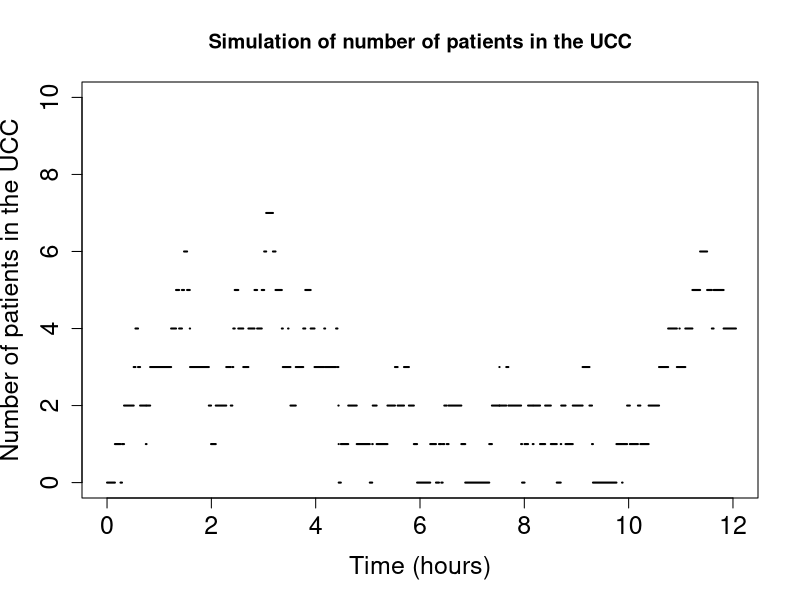
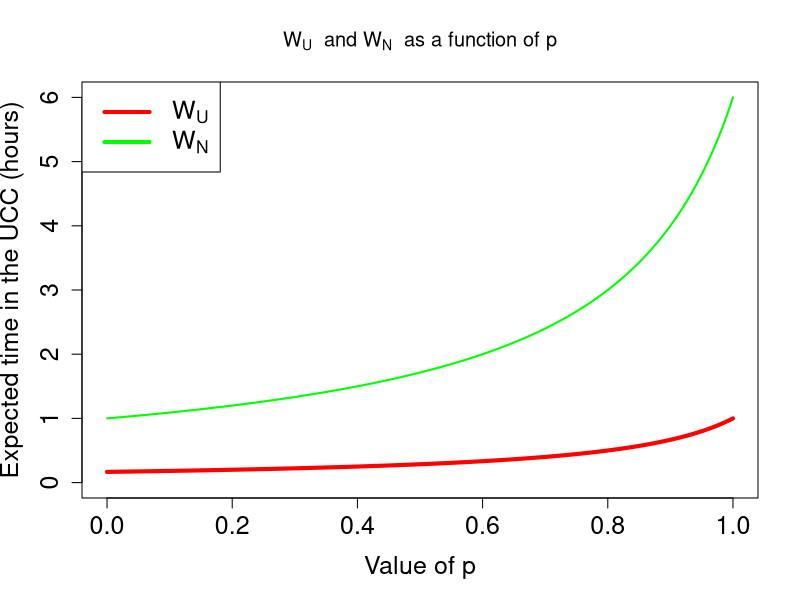
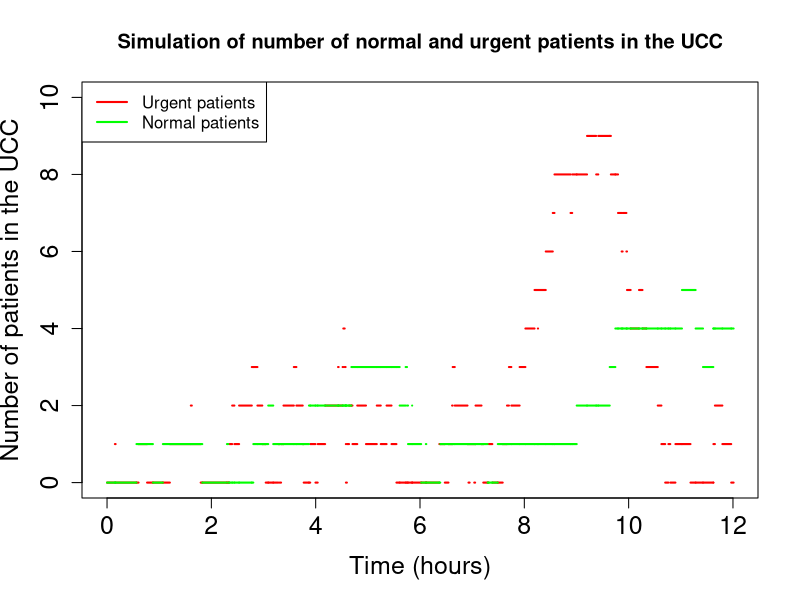
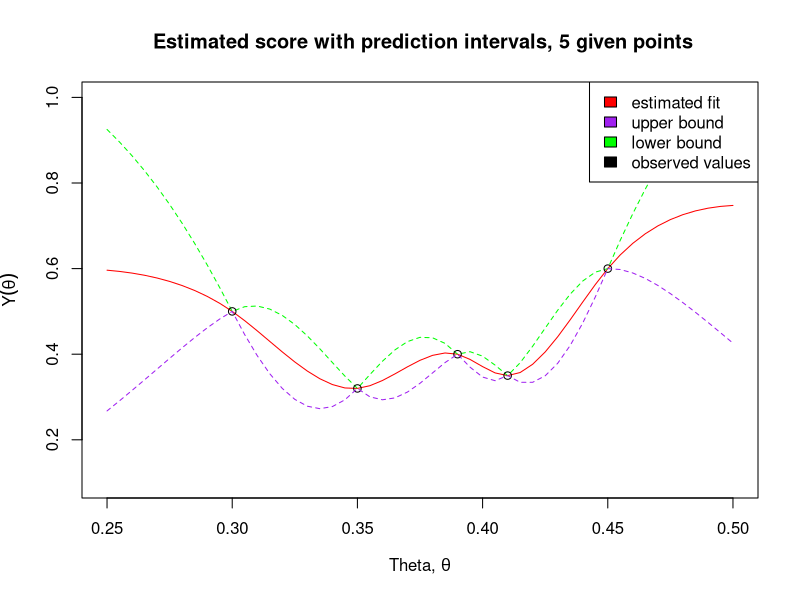
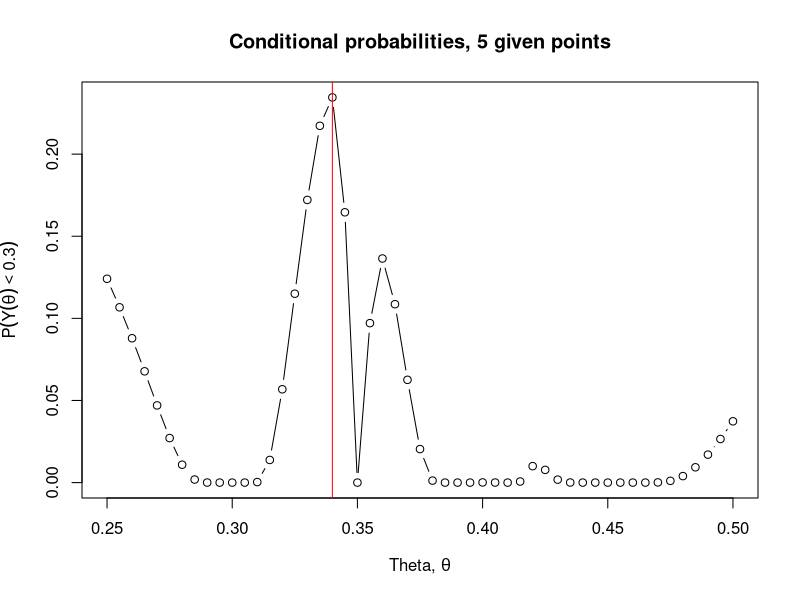
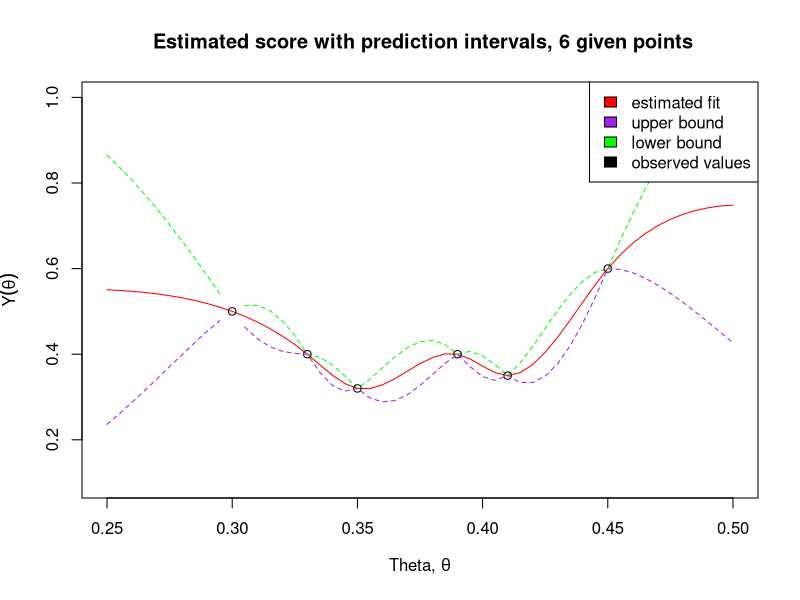
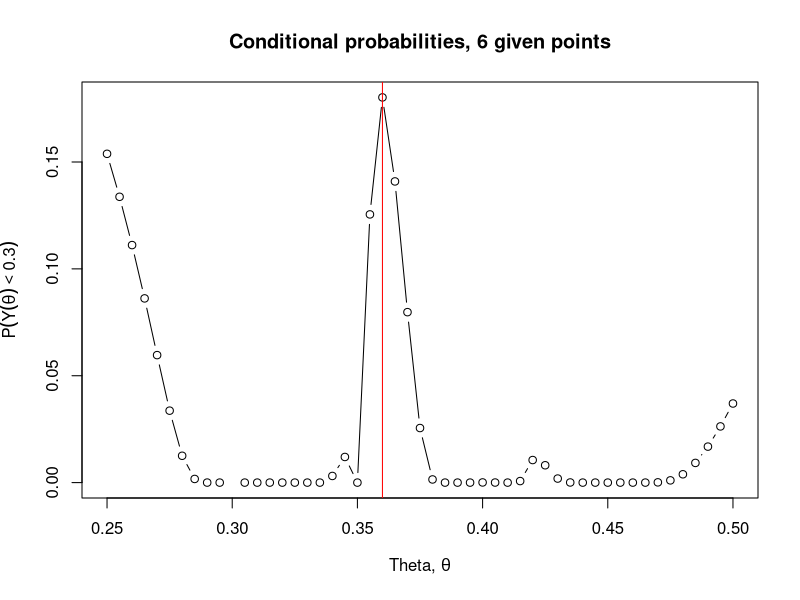

Recreate these plots in R, in order.
## ---- chunk 1
knitr::opts_chunk$set(echo = TRUE)
## ---- chunk 2
rm(list = ls())
## ---- chunk 3
lambda = 5
mu = 6  # 1/mu = 10 minutes = 1/6 hour, so mu = 6
length = 50*24  # 50 days à 24 hours
## ---- chunk 4
state = c(0)
time = c(0)
## ---- chunk 5
set.seed(1)
# As long as the last element of the time vector does not exceed the length
while (tail(time,1) < length) {
  current_state = tail(state,1)
  # Cases if currently there are zero patients or at least one patient
  # Then, append the state and the time stamp of the process
  if (current_state == 0) {
    time = c(time, tail(time,1) + rexp(n=1, rate=lambda))
    state = c(state, 1)
  } else {
    time = c(time, tail(time,1) + rexp(n=1, rate=lambda+mu))
    if (runif(1) < lambda/(lambda+mu)) {
      state = c(state, current_state+1)
    } else {
      state = c(state, current_state-1)
    }
  }
}
## ---- chunk 6
# Create the mass distribution
state_table = rep(0, 81)
for (i in 1:(length(time)-1)) {
  state_table[state[i]+1] = state_table[state[i]+1] + time[i+1] - time[i]
}

# Calculate the expected number of patients in the UCC
pi = state_table/time[length(state)-1]
L = sum((0:80)*pi)

# Calculate the expected waiting time
W = L/lambda
print(W)
## ---- chunk 7
plot(NULL, NULL, xlim = c(0, 12), ylim = c(0, 10),
     xlab = "Time (hours)", ylab = "Number of patients in the UCC",
     main = "Simulation of number of patients in the UCC",
     cex.axis = 1.5, cex.lab = 1.5)
# As long as the time stamp of 12 hours is not exceeded
for (i in 1:sum(time < 12)) {
  lines(time[i:(i+1)], rep(state[i], 2), lwd = 2)
}
## ---- chunk 8
# For each simulation, write the expected waiting time to the vector
waiting_times = rep(0, 30)
set.seed(1)
for (i in 1:30) {
  state = c(0)
  time = c(0)
  
  while (tail(time,1) < length) {
    current_state = tail(state,1)
    if (current_state == 0) {
      time = c(time, tail(time,1) + rexp(n=1, rate=lambda))
      state = c(state, 1)
    } else {
      time = c(time, tail(time,1) + rexp(n=1, rate=lambda+mu))
      if (runif(1) < lambda/(lambda+mu)) {
        state = c(state, current_state+1)
      } else {
        state = c(state, current_state-1)
      }
    }
  }
  
  state_table = rep(0, 81)
  for (j in 1:(length(time)-1)) {
    state_table[state[j]+1] = state_table[state[j]+1] + time[j+1] - time[j]
  }

  pi = state_table/time[length(state)-1]
  L = sum((0:80)*pi)
  waiting_times[i] = L/lambda
}
## ---- chunk 9
print(t.test(waiting_times)$conf.int)
## ---- chunk 10
# Setup the grid and define the functions
grid = seq(0, 1, le = 1000)
W_U = 1/(6-5*grid)
W_N = 6/(6-5*grid)

plot(grid, W_U, xlim = c(0, 1), ylim = c(0, 6*max(W_U)),
     xlab = "Value of p", ylab = "Expected time in the UCC (hours)",
     main = expression("W"['U']*"  and W"['N']*"  as a function of p"),
     col = "red", cex.axis = 1.5, cex.lab = 1.5, type = "l", lwd = 4)
lines(grid, W_N, type = "l", lwd = 2, col = "green")
legend("topleft", legend = c(expression("W"['U']), expression("W"['N'])),
       col = c("red", "green"), lty = 1, lwd = 4, cex = 1.5)
## ---- chunk 11
lambda = 5
mu = 6
p = 0.8
length = 50*24

state_normal = c(0)
state_urgent = c(0)
time = c(0)

## ---- chunk 12
set.seed(1)
while (tail(time,1) < length) {
  current_state_normal = tail(state_normal,1)
  current_state_urgent = tail(state_urgent,1)
  if ((current_state_normal + current_state_urgent) == 0) {
    # Case: No patients in the UCC
    time = c(time, tail(time,1) + rexp(n=1, rate=lambda))
    if (runif(1) < p) {
      # Subcase: Next arriving patient is of type urgent
      state_urgent = c(state_urgent, 1)
      state_normal = c(state_normal, 0)
    } else {
      # Subcase: Next arriving patient is of type normal
      state_urgent = c(state_urgent, 0)
      state_normal = c(state_normal, 1)
    }
  } else {
    # Case: There is already at least one patient in the UCC
    time = c(time, tail(time,1) + rexp(n=1, rate=lambda+mu))
    if (runif(1) < lambda/(lambda+mu)) {
      # Subcase: The next patient arrives before the treatment is finished
      if (runif(1) < p) {
        # Sub-subcase: The arriving patient is of type urgent
        state_urgent = c(state_urgent, current_state_urgent+1)
        state_normal = c(state_normal, current_state_normal)
      } else {
        # Sub-subcase: The arriving patient is of type normal
        state_urgent = c(state_urgent, current_state_urgent)
        state_normal = c(state_normal, current_state_normal+1)
      }
    } else {
      # Subcase: The treatment gets finished
      if (current_state_urgent > 0) {
        # Sub-subcase: The treatment was on a patient of type urgent
        state_urgent = c(state_urgent, current_state_urgent-1)
        state_normal = c(state_normal, current_state_normal)
      } else {
        # Sub-subcase: The treatment was on a patient of type normal
        state_urgent = c(state_urgent, 0)
        state_normal = c(state_normal, current_state_normal-1)
      }
    }
  }
}
## ---- chunk 13
# The expected time spent in each state
state_table_urgent = rep(0, 81)
state_table_normal = rep(0, 81)
time_urgent = 0
time_normal = 0
for (i in 1:(length(time)-1)) {
  state_table_urgent[state_urgent[i]+1] =
    state_table_urgent[state_urgent[i]+1] + time[i+1] - time[i]
  state_table_normal[state_normal[i]+1] =
    state_table_normal[state_normal[i]+1] + time[i+1] - time[i]
  # Limit the time basis for the calculation for each state
  if (state_urgent[i+1] != state_urgent[i]) {
    time_urgent = time_urgent + time[i+1] - time[i]
  } else {
    time_normal = time_normal + time[i+1] - time[i]
  }
}

# The expected number of patients in the UCC
pi_urgent = state_table_urgent/time_urgent
L_urgent = sum((0:80)*pi_urgent)
pi_normal = state_table_normal/time_normal
L_normal = sum((0:80)*pi_normal)

# The expected waiting time
W_urgent = L_urgent/lambda
W_normal = L_normal/lambda
print(W_urgent)
print(W_normal)
## ---- chunk 14
plot(NULL, NULL, xlim = c(0, 12), ylim = c(0, 10),
     xlab = "Time (hours)", ylab = "Number of patients in the UCC",
     main = "Simulation of number of normal and urgent patients in the UCC",
     cex.axis = 1.5, cex.lab = 1.5)
for (i in 1:sum(time < 12)) {
  lines(time[i:(i+1)], rep(state_urgent[i], 2), lwd = 2, col = "red")
}
for (i in 1:sum(time < 12)) {
  lines(time[i:(i+1)], rep(state_normal[i], 2), lwd = 2, col = "green")
}
legend("topleft", legend = c("Urgent patients", "Normal patients"),
       col = c("red", "green"), lty = 1, lwd = 2)
## ---- chunk 15
waiting_times_urgent = rep(0, 30)
waiting_times_normal = rep(0, 30)
set.seed(1)
for (i in 1:30) {
  state_urgent = c(0)
  state_normal = c(0)
  time = c(0)
  
  while (tail(time,1) < length) {
    current_state_normal = tail(state_normal,1)
    current_state_urgent = tail(state_urgent,1)
    # Cases if currently there are zero patients or at least one patient
    # Then, append the state and the time stamp of the process
    if ((current_state_normal + current_state_urgent) == 0) {
      time = c(time, tail(time,1) + rexp(n=1, rate=lambda))
      if (runif(1) < p) {
        state_urgent = c(state_urgent, 1)
        state_normal = c(state_normal, 0)
      } else {
        state_urgent = c(state_urgent, 0)
        state_normal = c(state_normal, 1)
      }
    } else {
      time = c(time, tail(time,1) + rexp(n=1, rate=lambda+mu))
      if (runif(1) < lambda/(lambda+mu)) {
        if (runif(1) < p) {
          state_urgent = c(state_urgent, current_state_urgent+1)
          state_normal = c(state_normal, current_state_normal)
        } else {
          state_urgent = c(state_urgent, current_state_urgent)
          state_normal = c(state_normal, current_state_normal+1)
        }
      } else {
        if (current_state_urgent > 0) {
          state_urgent = c(state_urgent, current_state_urgent-1)
          state_normal = c(state_normal, current_state_normal)
        } else {
          state_urgent = c(state_urgent, 0)
          state_normal = c(state_normal, current_state_normal-1)
        }
      }
    }
  }
  
  state_table = rep(0, 81)
  for (j in 1:(length(time)-1)) {
    state_table[state[j]+1] = state_table[state[j]+1] + time[j+1] - time[j]
  }
  
  state_table_urgent = rep(0, 81)
  state_table_normal = rep(0, 81)
  time_urgent = 0
  time_normal = 0
  for (j in 1:(length(time)-1)) {
    state_table_urgent[state_urgent[j]+1] =
      state_table_urgent[state_urgent[j]+1] + time[j+1] - time[j]
    state_table_normal[state_normal[j]+1] =
      state_table_normal[state_normal[j]+1] + time[j+1] - time[j]
    if (state_urgent[j+1] != state_urgent[j]) {
      time_urgent = time_urgent + time[j+1] - time[j]
    } else {
      time_normal = time_normal + time[j+1] - time[j]
    }
  }
  
  pi_urgent = state_table_urgent/time_urgent
  L_urgent = sum((0:80)*pi_urgent)
  pi_normal = state_table_normal/time_normal
  L_normal = sum((0:80)*pi_normal)
  
  waiting_times_urgent[i] = L_urgent/lambda
  waiting_times_normal[i] = L_normal/lambda
}
## ---- chunk 16
print(t.test(waiting_times_urgent)$conf.int)
print(t.test(waiting_times_normal)$conf.int)
## ---- chunk 17
set.seed(30000)
variance = 0.5^2
mean = 0.5
mean_given <- rep(mean, 5)
mean_grid <- rep(mean, 51)
# Theta values for created grid and given values
theta_given <- c(0.3, 0.35, 0.39, 0.41, 0.45)
theta_grid <- seq(0.25, 0.5, by = 0.005)
# Correlation
correlation <- function(grid_point, given_point){
  exp(-15 * abs(grid_point - given_point)) * (1 + 15 * abs(grid_point - given_point))
}
# Covariance matrix function calculated by: Cov(X,Y) = Corr(X,Y) sqrt(Var(X)Var(Y))
covariance <- function(theta, variance){
  len <- length(theta) 
  cov <- diag(variance, len) # 1's in diagonal
  # Calculation of every value in covariance matrix 
  for (i in 1 : (len - 1)){ 
    for (j in (i + 1) : len){
      correl = correlation(theta[i], theta[j]) 
      cov[i, j] = correl * variance 
      cov[j, i] = correl * variance 
    }
  }
  return(cov)
}

## ---- chunk 18
# Quadratic covariance matrices for grid and given values
cov_given <- covariance(theta_given, variance)
cov_grid <- covariance(theta_grid, variance)

# Creation of Covariance ab, because cov_(grid&given) = cov_(given&grid) ^ T(transposed)
cov_both <- matrix(0, 51, 5)

# Calculation of covariance of grid and given
for (i in 1 : 51){
  for (j in 1 : 5){ 
    cov_both[i, j] = correlation(theta_grid[i], theta_given[j]) * variance 
  }
}

given_values <- c(0.5, 0.32, 0.40, 0.35, 0.60) 

# Using formulas calculated, shown in LateX
total_mean <- mean_grid + cov_both %*% solve(cov_given) %*% (given_values - mean_given)

# Total covariance
total_cov <- cov_grid - cov_both %*% solve(cov_given) %*% t(cov_both)

# Value to calculate bounds
z_sigma <- qnorm(0.9) * sqrt(diag(total_cov))

# Upper and lower bounds
lower_bound <- total_mean - z_sigma
upper_bound <- total_mean + z_sigma
## ---- chunk 19
# Plotting
plot(theta_grid, total_mean,
    main =" Estimated score with prediction intervals, 5 given points",
    ylab= expression(Y(theta)),
    xlab = expression(paste("Theta, ", theta)), 
    ylim = c(0.1, 1),
    type="l",
    col="red")
    lines(theta_grid, upper_bound, col = "green", lty=2)
    points(theta_given, given_values, col= "black")
    lines(theta_grid, lower_bound, col="purple", lty=2)
    legend("topright",
    c("estimated fit", "upper bound", "lower bound", "observed values"),
    fill=c("red","purple", "green", "black"))
## ---- chunk 20
# Plotting
plot(theta_grid, pnorm(0.3, mean = total_mean, sd = sqrt(diag(total_cov))),
    main="Conditional probabilities, 5 given points",
    ylab = expression(P(Y(theta) < 0.3)), 
     xlab = expression(paste("Theta, ", theta)), 
     type = "b", col = "black")

# Most optimal theta, max value, for Y(θ) < 0.30
opt_theta = theta_grid[which.max(pnorm(0.3, mean = total_mean, sd = sqrt(diag(total_cov))))]
print(paste0("The most optimal theta to observe probability: ", opt_theta))

# Show value in the distribution
abline(v = opt_theta, col="red")
## ---- chunk 21
# New mean, theta and covariance matrix for b, with added point
theta_given <- c(0.3, 0.35, 0.39, 0.41, 0.45, 0.33) 
mean_given <- rep(mean, 6)
cov_given <- covariance(theta_given, variance)
new_cov_both <- matrix(0, 51, 6)

# Iterating through and calculating new matrix
for (i in 1 : 51){ 
  for (j in 1 : 6){ 
    new_cov_both[i, j] = correlation(theta_grid[i], theta_given[j]) * variance
  }
}

# New given y, with one added value
new_given_values <- c(0.5, 0.32, 0.40, 0.35, 0.60, 0.4) 

# Total mean and covariance
new_total_mean <- mean_grid + new_cov_both %*% solve(cov_given) %*% (new_given_values - mean_given)
new_total_cov <- cov_grid - new_cov_both %*% solve(cov_given) %*% t(new_cov_both)

# Value to calculate bounds
new_z_sigma <- qnorm(0.9) * sqrt(diag(new_total_cov))

# Bounds
new_upper_bound <- new_total_mean + new_z_sigma 
new_lower_bound <- new_total_mean - new_z_sigma
## ---- chunk 22
# Estimated score
plot(theta_grid, new_total_mean,
    main =" Estimated score with prediction intervals, 6 given points",
    ylab= expression(Y(theta)),
    xlab = expression(paste("Theta, ", theta)),
    ylim = c(0.1, 1),
    type="l",
    col="red")
    lines(theta_grid, new_upper_bound, col = "green", lty=2)
    points(theta_given, new_given_values, col= "black")
    lines(theta_grid, new_lower_bound, col="purple", lty=2)
    legend("topright",
    c("estimated fit", "upper bound", "lower bound", "observed values"),
    fill=c("red","purple", "green", "black"))

# Conditional probability
plot(theta_grid, pnorm(0.3, mean = new_total_mean, sd = sqrt(diag(new_total_cov))), 
     main = "Conditional probabilities, 6 given points", 
     ylab = expression(P(Y(theta) < 0.3)), 
     xlab = expression(paste("Theta, ", theta)), 
     type = "b", col = "black")

# Most optimal theta, max value, for Y(θ) < 0.30
new_opt_theta = theta_grid[which.max(pnorm(0.3, mean = new_total_mean, sd = sqrt(diag(new_total_cov))))]
print(paste0("The most optimal theta to observe probability: ", new_opt_theta))

# Show value in the distribution
abline(v = new_opt_theta, col="red")
